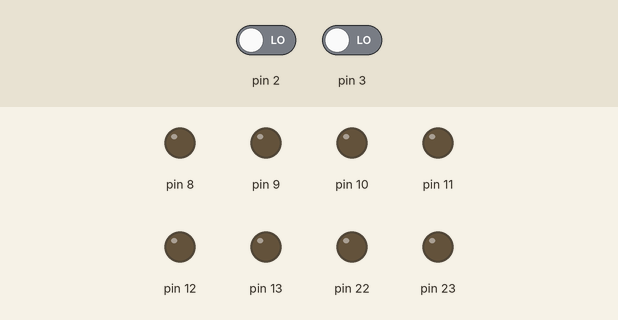
Bench run of a sketch on a simulated Arduino Uno, built with avr-gcc and run on an emulated ATmega328P. Shown: output pins drawn as LEDs (lit = HIGH). Inputs (shaded band) come from the test bench; at power-on: pin 2 LOW, pin 3 LOW.

Above: at 1.2 s.
1.3 s: pin 2 driven HIGH
At 2.1 s:
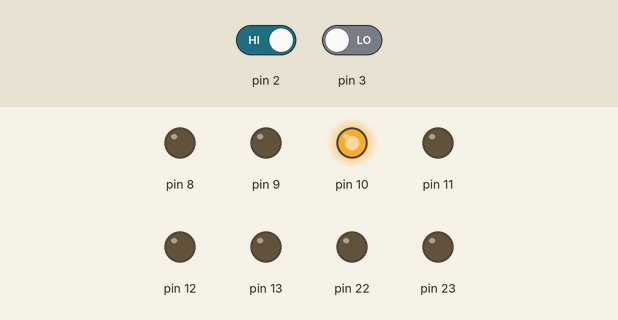
2.8 s: pin 3 driven HIGH
At 3.3 s:
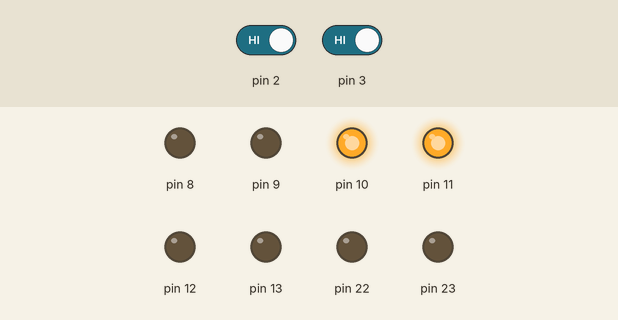
4.3 s: pin 2 driven LOW
At 5.5 s:
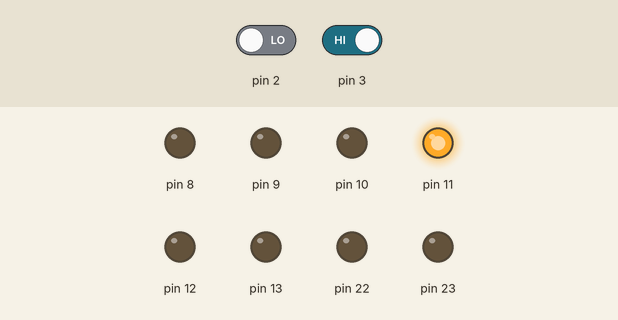
5.8 s: pin 3 driven LOW
At 6.7 s:
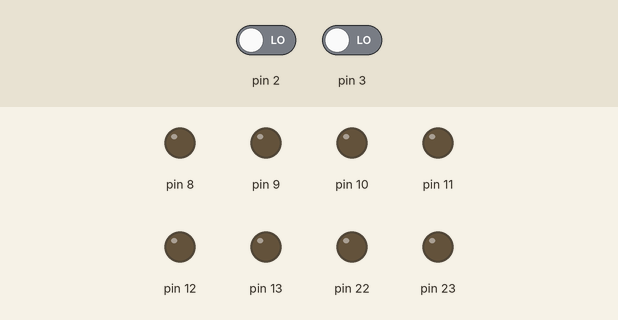
Timing chart, 0 to 8.3 s (numbered marks = the images above; inputs shaded):
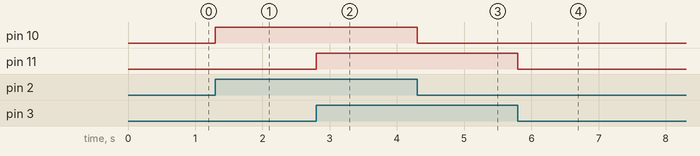

Measured:
- after the input at 1.3 s, pin 10: LOW → HIGH at once
- after the input at 2.8 s, pin 11: LOW → HIGH at once
- after the input at 4.3 s, pin 10: HIGH → LOW at once
- after the input at 5.8 s, pin 11: HIGH → LOW at once

The sketch:

1A8S.ino
```cpp
                                                                                           void setup() {
  DDRD = DDRD & B00000100;
  DDRB = 255;
}
void loop() {
  PORTB = PIND & B00001100;
}
```
